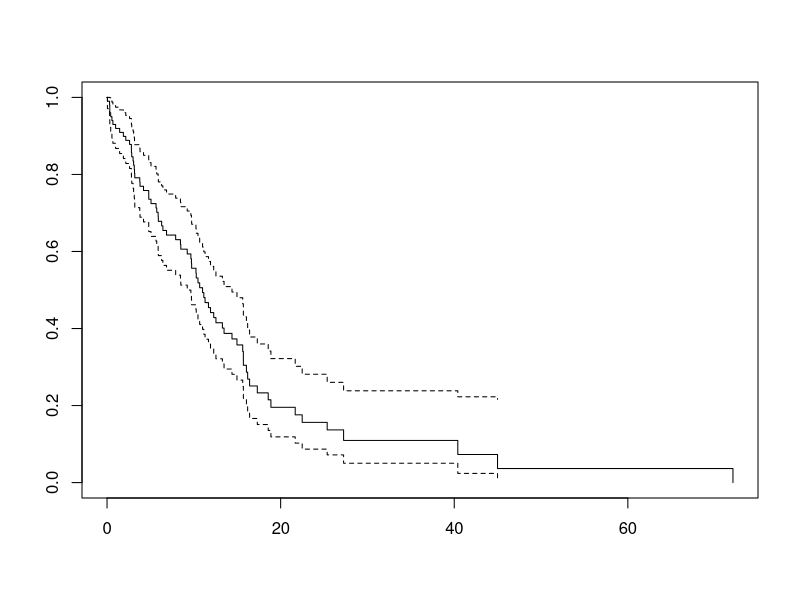

R code for this plot:
## ---- chunk 1
library(knitr)
library(survival)
## ---- chunk 2
# Set a seed for reproducibility
set.seed(123)

# Simulate data for bank accounts
n <- 100  # Number of bank accounts
time <- rexp(n, rate = 0.1)  # Generate random survival times (exponential distribution)
status <- rbinom(n, size = 1, prob = 0.7)  # Generate censoring status (0=censored, 1=event)
bank_data <- data.frame(time = time, status = status)

kable(head(bank_data))
## ---- chunk 3
# Fit a Kaplan-Meier estimator
(fit <- survfit(Surv(time, status) ~ 1, data = bank_data))
## ---- chunk 4
plot(fit)
